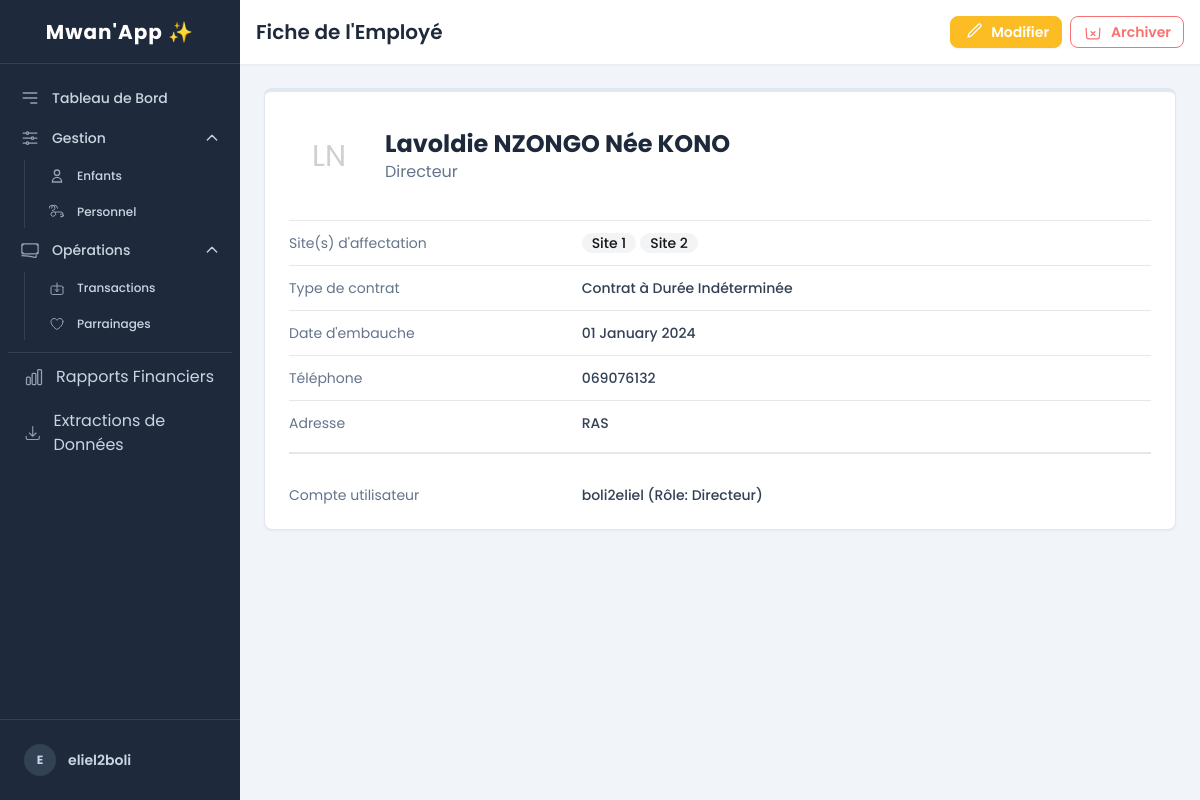
Page /personnel/2/ (signed in) on the committed database.
### utilisateurs/models.py (models this page shows)
class CustomUser(AbstractUser):
    ROLE_CHOICES = (
        ('Directeur', 'Directeur'),
        ('Comptable', 'Comptable'),
        ('Soignant', 'Soignant'),
        ('Gestionnaire', 'Gestionnaire'),
        ('Bénévole', 'Bénévole'),
        ('Secrétaire', 'Secrétaire'),
        ('RH', 'RH'),
    )
    role = models.CharField(max_length=20, choices=ROLE_CHOICES)
    sites = models.ManyToManyField(
        SiteOrphelinat,
        blank=True,
        verbose_name="Sites autorisés",
        help_text="Les sites auxquels cet utilisateur a accès. Laisser vide pour donner accès à tous les sites (pour les rôles globaux)."
    )
    is_comptable_central = models.BooleanField(
        "Comptable Central",
        default=False,
        help_text="Cochez cette case si l'utilisateur doit avoir accès aux finances de tous les sites."
    )

### gestion_personnel/models.py (models this page shows, shortened)
class Employe(models.Model):
    utilisateur = models.OneToOneField(
        CustomUser,
        on_delete=models.SET_NULL,
        null=True,
        blank=True
    )
    sites = models.ManyToManyField(
        SiteOrphelinat,
        blank=True,
        verbose_name="Sites d'affectation"
    )
    nom = models.CharField(max_length=100)
    prenom = models.CharField(max_length=100)
    poste = models.CharField(max_length=100)
    TYPE_CONTRAT_CHOICES = [
        ('CDI', 'Contrat à Durée Indéterminée'),
        ('CDD', 'Contrat à Durée Déterminée'),
        ('Benevole', 'Bénévole'),
    ]
    type_contrat = models.CharField(max_length=10, choices=TYPE_CONTRAT_CHOICES, default='CDI')
    date_embauche = models.DateField()
    telephone = models.CharField(max_length=20, blank=True)
    adresse = models.TextField(blank=True)
    salaire = models.DecimalField(max_digits=10, decimal_places=2, null=True, blank=True)
    notes = models.TextField("Notes confidentielles", blank=True)
    is_active = models.BooleanField(default=True)

### sites_gestion/models.py (models this page shows, shortened)
class SiteOrphelinat(models.Model):
    nom = models.CharField(max_length=200, unique=True)
    ville = models.CharField(max_length=100)
    pays = models.CharField(max_length=100)
    adresse = models.TextField(blank=True)
    date_creation = models.DateField(auto_now_add=True)

### gestion_personnel/views.py (the view)
# urls.py: path('<int:pk>/', EmployeDetailView.as_view(), name='employe_detail'),
class EmployeDetailView(LoginRequiredMixin, PermissionRequiredMixin, DetailView):
    model = Employe
    template_name = 'gestion_personnel/employe_detail.html'
    context_object_name = 'employe'
    permission_required = 'gestion_personnel.view_employe'
    def get_queryset(self):
        user = self.request.user
        queryset = Employe.objects.filter(is_active=True).select_related('utilisateur').prefetch_related('sites')
        is_global_role = user.groups.filter(name__in=['Directeur', 'RH']).exists() and not user.sites.exists()
        if user.is_superuser or is_global_role:
            return queryset
        return queryset.filter(sites__in=user.sites.all()).distinct()

### templates/gestion_personnel/employe_detail.html (shortened to what this page needs)
{% extends 'base.html' %}
{% block page_title %}
  Fiche de l'Employé
{% endblock %}
{% block page_actions %}
  <div class="flex items-center space-x-2">
    {% if perms.gestion_personnel.change_employe %}
    <a href="{% url 'gestion_personnel:employe_update' pk=employe.pk %}" class="btn btn-warning btn-sm text-white">
      Modifier
    </a>
    {% endif %}
    {% if perms.gestion_personnel.delete_employe %}
    <form method="post" action="{% url 'gestion_personnel:employe_delete' pk=employe.pk %}" id="archive-employe-form">
        <button type="button" onclick="confirmEmployeArchive()" class="btn btn-error btn-sm btn-outline">
          Archiver
        </button>
    </form>
    {% endif %}
  </div>
{% endblock %}
{% block content %}
<div class="bg-white p-6 rounded-lg shadow-sm border border-slate-200 border-t-4 border-amber-400">
  <div class="flex items-center gap-4 mb-4">
      <div class="avatar placeholder">
        <div class="bg-neutral-focus text-neutral-content rounded-full w-20">
          <span class="text-3xl">{{ employe.prenom|first|upper }}{{ employe.nom|first|upper }}</span>
        </div>
      </div>
      <div>
        <h2 class="text-2xl font-bold text-slate-800">{{ employe.prenom }} {{ employe.nom }}</h2>
        <p class="text-slate-500">{{ employe.poste }}</p>
      </div>
  </div>
  <dl class="space-y-3 text-sm mt-6">
    <div class="grid grid-cols-3 gap-4 border-t pt-3">
        <dt class="text-slate-500 col-span-1">Site(s) d'affectation</dt>
        <dd class="font-medium text-slate-700 col-span-2">
            {% if employe.sites.all %}
                <div class="flex flex-wrap gap-1">
                {% for site in employe.sites.all %}
                    <span class="badge badge-ghost">{{ site.nom }}</span>
                {% endfor %}
                </div>
            {% else %}
                <span class="italic text-slate-500">Aucun site assigné</span>
            {% endif %}
        </dd>
    </div>
    <div class="grid grid-cols-3 gap-4 border-t pt-3"><dt class="text-slate-500 col-span-1">Type de contrat</dt><dd class="font-medium text-slate-700 col-span-2">{{ employe.get_type_contrat_display }}</dd></div>
    <div class="grid grid-cols-3 gap-4 border-t pt-3"><dt class="text-slate-500 col-span-1">Date d'embauche</dt><dd class="font-medium text-slate-700 col-span-2">{{ employe.date_embauche|date:"d F Y" }}</dd></div>
    <div class="grid grid-cols-3 gap-4 border-t pt-3"><dt class="text-slate-500 col-span-1">Téléphone</dt><dd class="font-medium text-slate-700 col-span-2">{{ employe.telephone|default:"Non renseigné" }}</dd></div>
    <div class="grid grid-cols-3 gap-4 border-t pt-3"><dt class="text-slate-500 col-span-1">Adresse</dt><dd class="font-medium text-slate-700 col-span-2">{{ employe.adresse|linebreaksbr|default:"Non renseignée" }}</dd></div>
    <div class="divider"></div>
    <div class="grid grid-cols-3 gap-4 pt-3">
        <dt class="text-slate-500 col-span-1">Compte utilisateur</dt>
        <dd class="font-medium text-slate-700 col-span-2">
            {% if employe.utilisateur %}
                {{ employe.utilisateur.username }} (Rôle: {{ employe.utilisateur.get_role_display }})
            {% else %}
                <span class="badge badge-ghost">Aucun compte d'accès</span>
            {% endif %}
        </dd>
    </div>
  </dl>
</div>
{% endblock %}

### templates/base.html (shortened to what this page needs)
{% load static %}
{% load auth_extras %}
<!DOCTYPE html>
<html lang="fr">
<head>
    <link href="{% static 'css/output.css' %}" rel="stylesheet">
</head>
<body class="bg-slate-100 font-sans antialiased" x-data="{ sidebarOpen: false }" @keydown.escape.window="sidebarOpen = false">
    <div class="flex h-screen bg-slate-100">
        <aside class="w-60 flex-shrink-0 bg-slate-800 text-white flex flex-col fixed inset-y-0 left-0 z-30 transition-transform duration-300 ease-in-out md:relative md:translate-x-0"
               :class="sidebarOpen ? 'translate-x-0' : '-translate-x-full'">
            <div class="h-16 flex items-center justify-center px-4 border-b border-slate-700">
                <h1 class="text-xl font-bold text-white tracking-wider">Mwan'App ✨</h1>
            </div>
            <nav class="flex-1 px-2 py-4 space-y-1">
                <a href="{% url 'dashboard:home' %}" class="group flex items-center px-3 py-2 text-sm font-medium text-slate-300 hover:bg-slate-700 hover:text-white rounded-lg">
                    <svg class="h-5 w-5 mr-3 text-slate-400" xmlns="http://www.w3.org/2000/svg" fill="none" viewBox="0 0 24 24" stroke="currentColor"><path stroke-linecap="round" stroke-linejoin="round" stroke-width="2" d="M4 6h16M4 12h16m-7 6h7"></path></svg>
                    Tableau de Bord
                </a>
                {% if perms.enfants_gestion.view_enfant or perms.gestion_personnel.view_employe %}
                <div x-data="{ open: true }">
                    <button @click="open = !open" class="w-full flex justify-between items-center px-3 py-2 text-sm font-medium text-slate-300 hover:bg-slate-700 hover:text-white rounded-lg group">
                        <span class="flex items-center">
                            Gestion
                        </span>
                        <svg class="h-4 w-4 transform transition-transform" :class="{'rotate-180': open}" xmlns="http://www.w3.org/2000/svg" fill="none" viewBox="0 0 24 24" stroke="currentColor"><path stroke-linecap="round" stroke-linejoin="round" stroke-width="2" d="M19 9l-7 7-7-7" /></svg>
                    </button>
                    <div x-show="open" x-transition class="mt-1 ml-4 pl-3 border-l border-slate-700 space-y-1">
                        {% if perms.enfants_gestion.view_enfant %}
                        <a href="{% url 'enfants_gestion:enfant_list' %}" class="group flex items-center px-3 py-2 text-xs font-medium text-slate-300 hover:bg-slate-700 hover:text-white rounded-lg">
                           <svg class="h-4 w-4 mr-3 text-slate-400" xmlns="http://www.w3.org/2000/svg" fill="none" viewBox="0 0 24 24" stroke="currentColor"><path stroke-linecap="round" stroke-linejoin="round" stroke-width="2" d="M16 7a4 4 0 11-8 0 4 4 0 018 0zM12 14a7 7 0 00-7 7h14a7 7 0 00-7-7z" /></svg>
                            Enfants
                        </a>
                        {% endif %}
                        {% if perms.gestion_personnel.view_employe %}
                        <a href="{% url 'gestion_personnel:employe_list' %}" class="group flex items-center px-3 py-2 text-xs font-medium text-slate-300 hover:bg-slate-700 hover:text-white rounded-lg">
                            Personnel
                        </a>
                        {% endif %}
                    </div>
                </div>
                {% endif %}
                {% if perms.gestion_financiere.view_transaction or perms.gestion_financiere.view_parrainage %}
                <div x-data="{ open: true }">
                    <button @click="open = !open" class="w-full flex justify-between items-center px-3 py-2 text-sm font-medium text-slate-300 hover:bg-slate-700 hover:text-white rounded-lg group">
                        <span class="flex items-center">
                            Opérations
                        </span>
                        <svg class="h-4 w-4 transform transition-transform" :class="{'rotate-180': open}" xmlns="http://www.w3.org/2000/svg" fill="none" viewBox="0 0 24 24" stroke="currentColor"><path stroke-linecap="round" stroke-linejoin="round" stroke-width="2" d="M19 9l-7 7-7-7" /></svg>
                    </button>
                    <div x-show="open" x-transition class="mt-1 ml-4 pl-3 border-l border-slate-700 space-y-1">
                        {% if perms.gestion_financiere.view_transaction %}
                        <a href="{% url 'gestion_financiere:transaction_list' %}" class="group flex items-center px-3 py-2 text-xs font-medium text-slate-300 hover:bg-slate-700 hover:text-white rounded-lg">
                           Transactions
                        </a>
                        {% endif %}
                        {% if perms.gestion_financiere.view_parrainage %}
                        <a href="{% url 'gestion_financiere:parrainage_list' %}" class="group flex items-center px-3 py-2 text-xs font-medium text-slate-300 hover:bg-slate-700 hover:text-white rounded-lg">
                            Parrainages
                        </a>
                        {% endif %}
                    </div>
                </div>
                {% endif %}
                <div class="pt-2"><div class="border-t border-slate-700"></div></div>
                {% if perms.gestion_financiere.view_transaction %}
                <a href="{% url 'gestion_financiere:rapport_financier' %}" class="group flex items-center px-4 py-2 text-slate-300 hover:bg-slate-700 hover:text-white rounded-lg">
                    Rapports Financiers
                </a>
                {% endif %}
                {% if perms.enfants_gestion.view_enfant %}
                <a href="{% url 'enfants_gestion:enfant_export' %}" class="group flex items-center px-4 py-2 text-slate-300 hover:bg-slate-700 hover:text-white rounded-lg">
                    Extractions de Données
                </a>
                {% endif %}
            </nav>
            <div class="relative border-t border-slate-700 p-4" x-data="{ open: false }" x-cloak>
                <button @click="open = !open" class="w-full flex items-center p-2 text-sm text-slate-300 hover:bg-slate-700 rounded-lg text-left group">
                    <span class="flex-shrink-0 w-8 h-8 rounded-full bg-slate-700 flex items-center justify-center"><span class="font-bold text-xs">{{ user.username|first|upper }}</span></span>
                    <span class="ml-3 truncate"><span class="block font-semibold">{{ user.username }}</span></span>
                </button>
            </div>
        </aside>
        <div class="flex-1 flex flex-col overflow-hidden">
            <header class="bg-white shadow-sm p-4 flex justify-between items-center h-16">
                <div>
                    <h2 class="text-xl font-semibold text-slate-800">{% block page_title %}Tableau de bord{% endblock %}</h2>
                </div>
                <div class="ml-auto flex items-center space-x-4">
                    <div class="hidden sm:block">{% block page_actions %}{% endblock %}</div>
                </div>
            </header>
            <main class="flex-1 overflow-y-auto p-6">
                {% block content %}{% endblock %}
            </main>
        </div>
    </div>
</body>
</html>

### rows in the picture
CustomUser: username|first "E", username "eliel2boli"
Employe: prenom|first "L", nom|first "N", prenom "Lavoldie", nom "NZONGO Née KONO", poste "Directeur", type_contrat "Contrat à Durée Indéterminée", date_embauche "01 January 2024", telephone "069076132", adresse "RAS", utilisateur.username "boli2eliel", utilisateur.role "Directeur"
SiteOrphelinat: nom "Site 1"
SiteOrphelinat: nom "Site 2"
